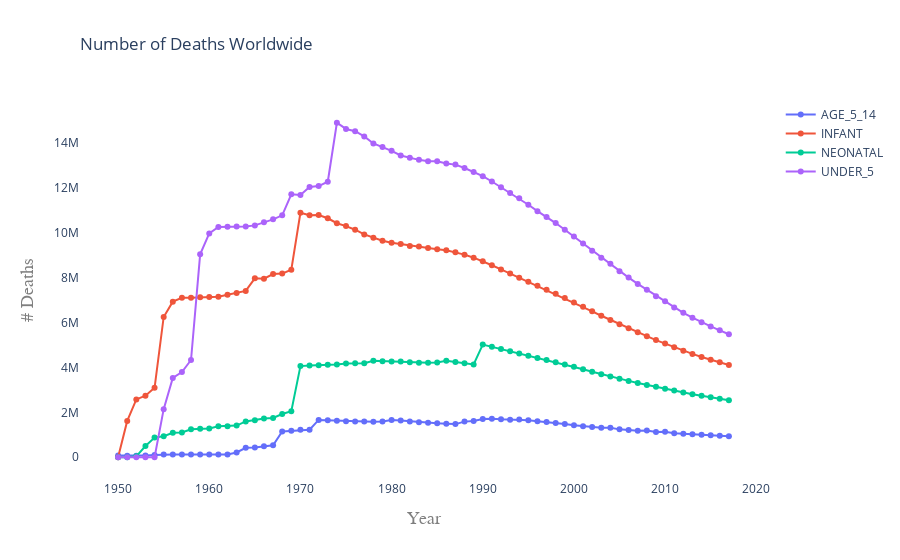

Notebook code for this chart:
### Markdown cell above
### Plot to explain trend of Number of deaths Worldwide

### Code cell
output=[]
for step in np.arange(slider_min, slider_max, slider_step):
    yr=step
    o1=deaths_data_every_year[yr].copy()
    o1[keys]=o1[keys].apply(pd.to_numeric, errors='coerce')
    output.append(o1[keys].sum())
output=pd.DataFrame(output)


fig = go.Figure()
x=np.arange(slider_min, slider_max, slider_step)
for k in output.columns:
    fig.add_trace(go.Scatter(x=x, y=output[k],
                        mode='lines+markers',
                        name=k))
    
fig.update_layout(
    title=go.layout.Title(
        text='Number of Deaths Worldwide',
        xref="paper",
        x=0
    ),paper_bgcolor='rgba(0,0,0,0)',
plot_bgcolor='rgba(0,0,0,0)',
    xaxis=go.layout.XAxis(
        title=go.layout.xaxis.Title(
            text="Year",
            font=dict(
                family="Courier New, monospace",
                size=18,
                color="#7f7f7f"
            )
        )
    ),
    yaxis=go.layout.YAxis(
        title=go.layout.yaxis.Title(
            text="# Deaths",
            font=dict(
                family="Courier New, monospace",
                size=18,
                color="#7f7f7f"
            )
        )
    )
)

fig.show()
